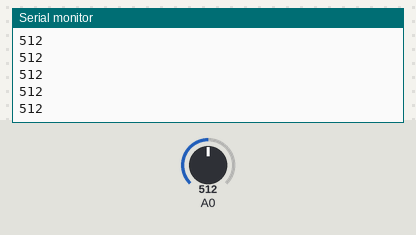
Recording of a sketch running on a simulated Arduino Uno, built with avr-gcc and run on an emulated ATmega328P. Shown: the last lines printed to the serial monitor. Inputs (shaded band) come from the test bench; at power-on: A0 = 512.

Above: at 1.2 s.
1.3 s: A0 set to 716
At 1.31 s:
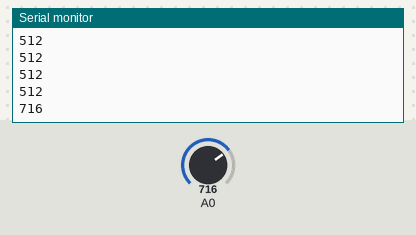
2.8 s: A0 set to 900
At 2.81 s:
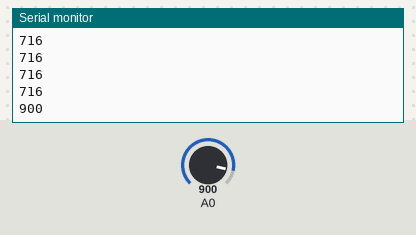
Timing chart, 0 to 5.8 s (numbered marks = the images above; inputs shaded):
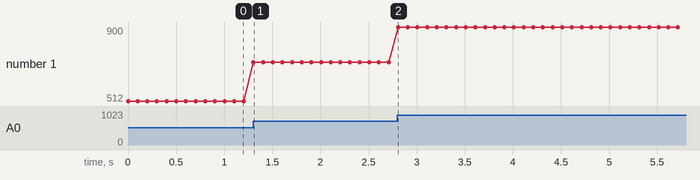

The sketch:

MQ3.ino
```cpp
void setup() {
  Serial.begin(115200);
  pinMode(A0, INPUT);

  // warm-up MQ-3 for 15 minutes
  //time = millis()/1000;
  //while(time<=TIME_UNTIL_WARMUP);

  // warm-up MQ-3 till reading value <600
  //while (analogRead(A0)>600);
}

void loop() {
  int alco;
  alco = analogRead(A0);
  Serial.println(alco);
  delay(100);
}
```

Measured:
- after the input at 1.3 s, the serial monitor: prints a new line at once (image 1)
- after the input at 2.8 s, the serial monitor: prints a new line at once (image 2)
- plotted number 1: 512 → 716 after the input at 1.3 s, 716 → 900 after the input at 2.8 s
